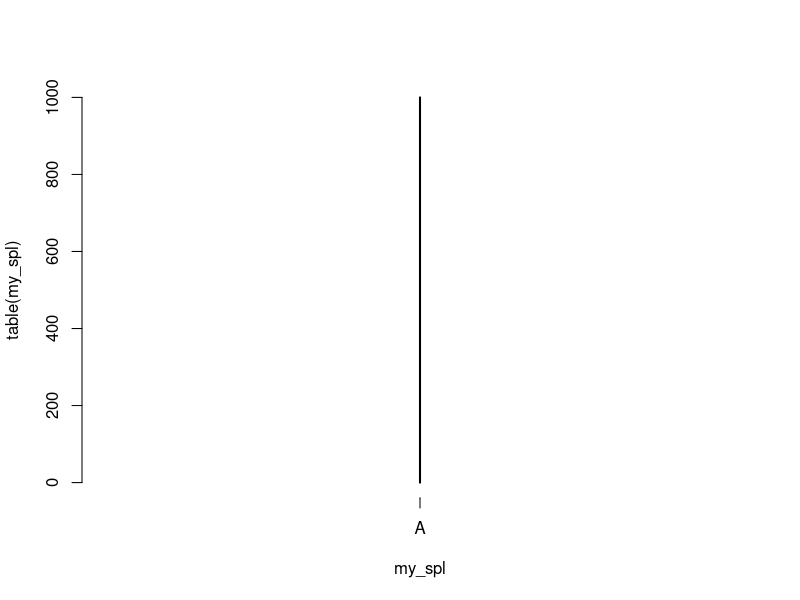
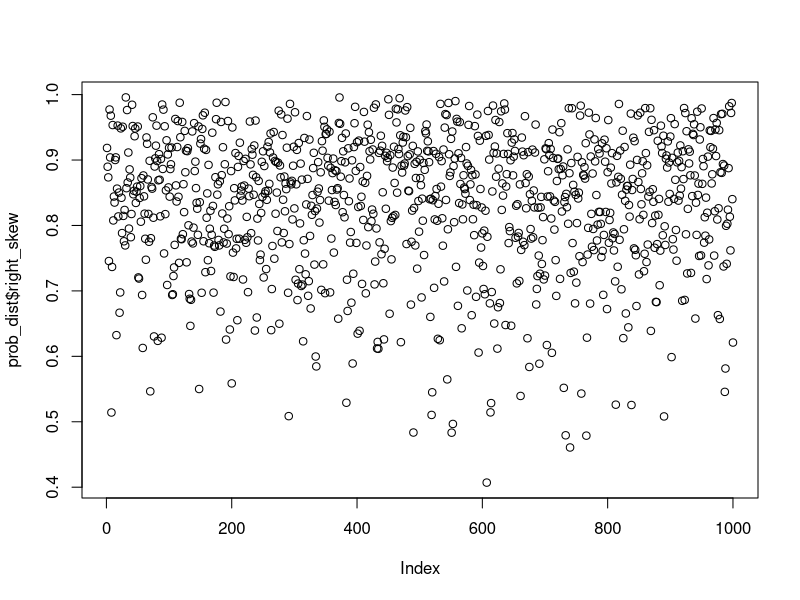
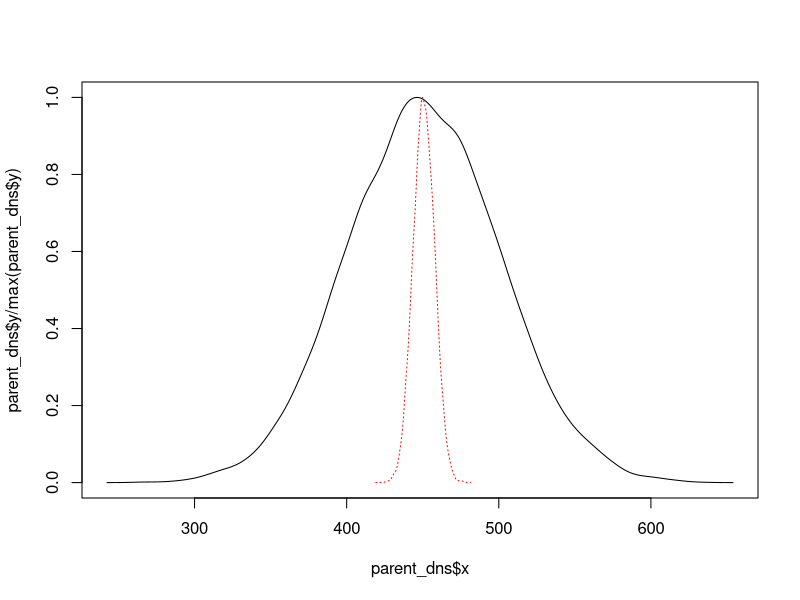
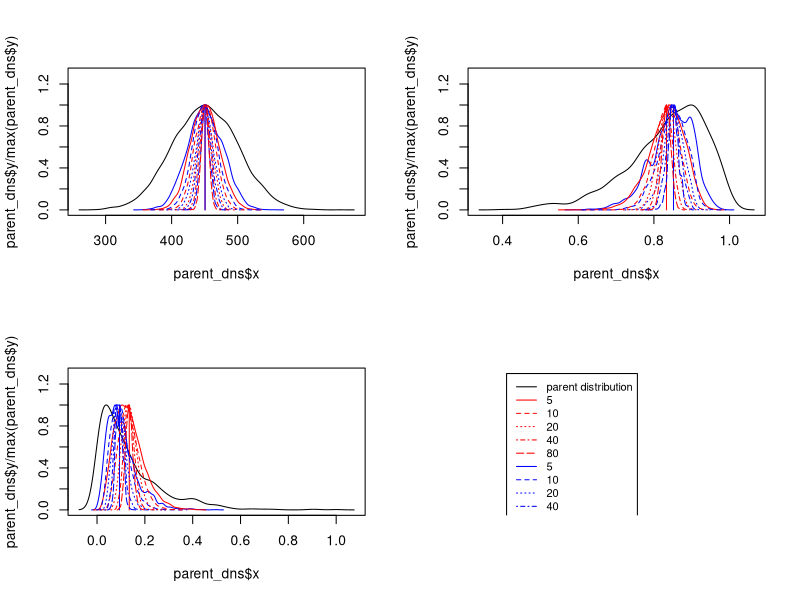
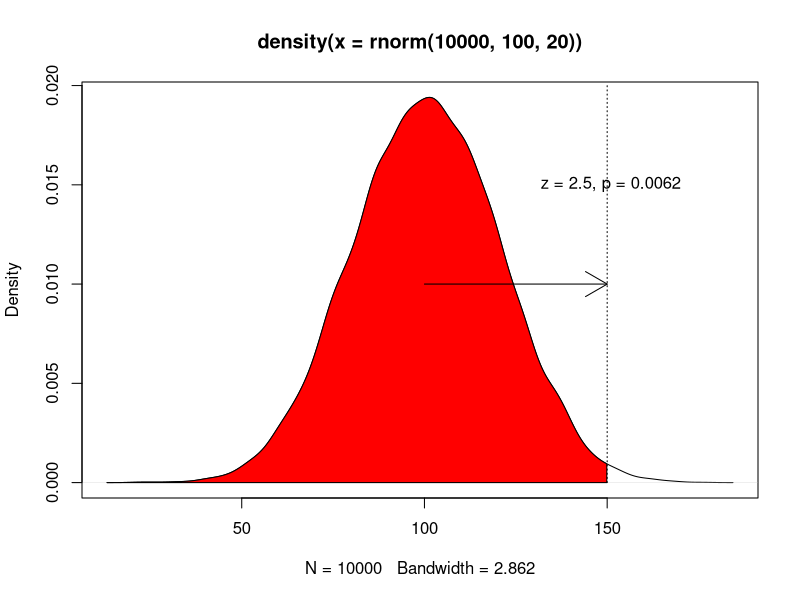
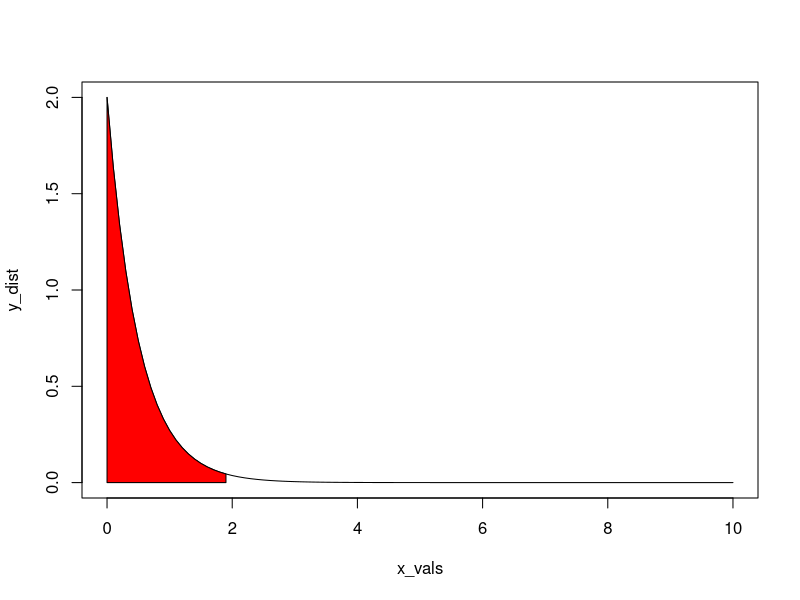
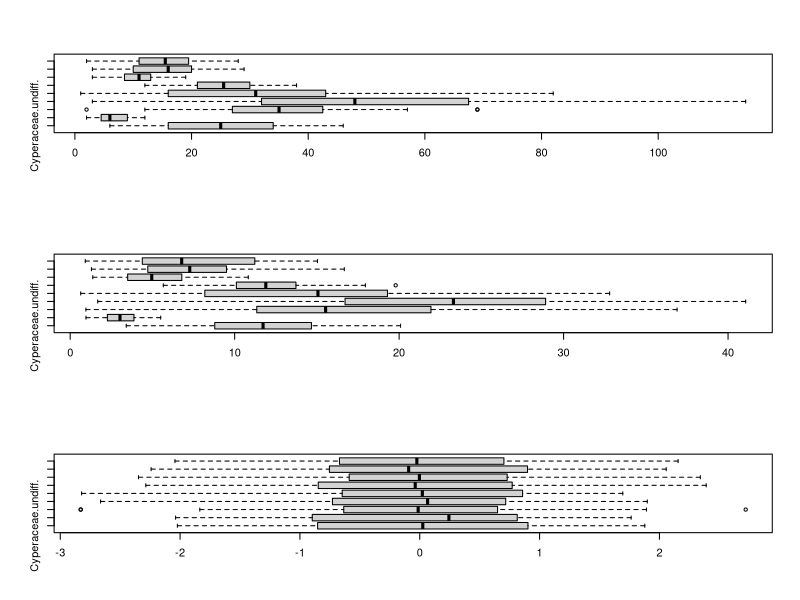
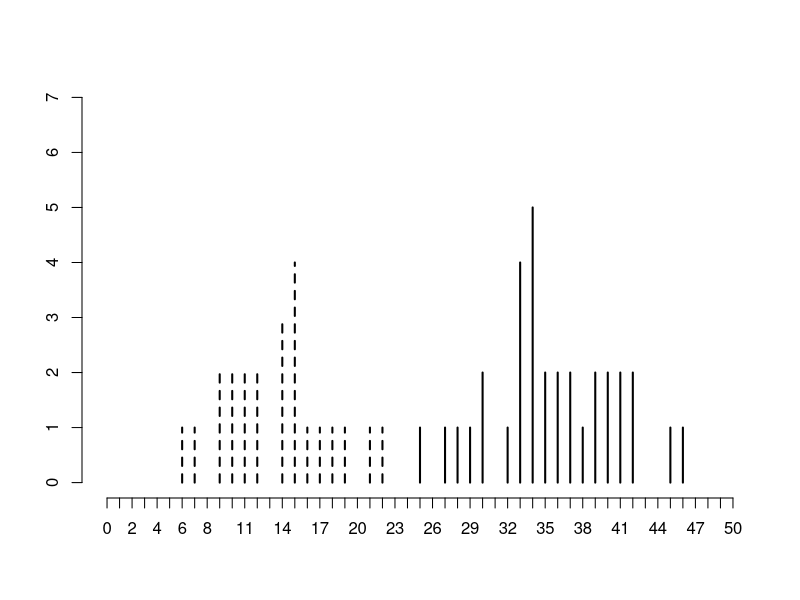

These figures' R source, in order: (Note: this script raises an error after producing the figures.)
#Working out sampling from probability distributions

my_log <- rlogis(1000)
my_exp <- rexp(1000)
my_nrm <- rnorm(1000)
my_skw <- rbeta(1000, 10, 2)

my_pop = c("A", "B", "C", "D", "E", "F", "G", "H", "I", "J")

my_dist <- data.frame(log = my_log, my_exp, my_nrm, my_skw)


prob_dist <- data.frame(log = abs(my_log)/max(abs(my_log)), #We take absolute value and divide by max
                        exponential = my_exp/max(my_exp), #We divide by the max value
                        normal =  (my_nrm + abs(min(my_nrm)))/(max(my_nrm + abs(min(my_nrm)))),  #Add the minimum (to get to 0), then divide by the new maximum.
                        right_skew = my_skw) #Beta-generated distributions are prob. distributions!

my_spl = sample(my_pop,
                size = 1000,
                replace = TRUE,
                prob = dnorm(x = seq(10,100,10)))

plot(table(my_spl))

#We need to add some realistic parameters to put this into practice.

#Imagine a population of three critters, who make up different proportions of the total population (reasons may vary).

pop_prop = data.frame(species = c("A", "B", "C"),
                      pop_prp = c(0.6, 0.3, 0.1))

#Can we use this to define a fossil population based on time-averaging?

fossil_pops = data.frame(carbonate = sample(pop_prop$species,
                                   size = 2000,
                                   replace = TRUE,
                                   prob = pop_prop$pop_prp),
                         silaceous = sample(pop_prop$species,
                                    size = 4000,
                                    replace = TRUE,
                                    prob = pop_prop$pop_prp))

#No, this just gives us proportional increase. We're not including the time variable in the probabilities?

#We make a population, stating the proportion of the total population (assuming stable community) and their generation times.
  #Unsure if this is mathematically possible (community-wise vis-a-vis proportions and stable pops...)

somepop <- data.frame(taxon = c("A", "B", "C"),
                      model_pop = c(60, 30, 10),
                      pop_prop = c(0.6, 0.3, 0.1),
                      gen_time = c(5, 20, 50))

#So we turn this into a yearly fossil population, dividing 1 by the gen_time giving us deaths/year.

time_avg = 2000

fossil_pops = matrix(nrow = time_avg, ncol = length(somepop$taxon))
fossil_pops = as.data.frame(fossil_pops)
colnames(fossil_pops) = somepop$taxon

for(i in 1:time_avg){
  
  if(i == 1){
    fossil_pops[i, ] = somepop$model_pop * (1/somepop$gen_time)
  } else {
    fossil_pops[i,] = fossil_pops[i - 1,] + (somepop$model_pop * (1/somepop$gen_time))
  }
  
}

plot(prob_dist$right_skew)

#Translating some things from a text...

#Say we have four possible counts for a taxa.

poss_obs = c(1, 2, 3, 4)

#If we think of all the possible outcomes, how many are there are what are their probabilities?

times = 2

dist_mean = vector("numeric", length = length(my_pop)^times)

for(i in 1:length(dist_mean)){
  dist_mean[i] = mean(sample(poss_obs, 2, replace = TRUE))
}

#So, despite having even distributions of each individual outcome, combinations of calculations of the mean produce a normally range of values.

#This is the sampling distribution of the mean.

#The standard deviation of the sampling distribution is: the standard deviation of the parent population divided by the square root of the sample size.

#stdev_sample_dist = sd(parent_pop)/sqrt(n) #This roughly covers it.

#This is the standard error of the mean.

times = 10000

parent_pop = rnorm(10000, mean = 450, sd = 50)
parent_dns = density(parent_pop)

dist_mean = vector("numeric", length = times)

for(i in 1:length(dist_mean)){
  dist_mean[i] = mean(sample(parent_pop, 50, replace = TRUE))
}

sd(dist_mean)
dens_mean = density(dist_mean)


#plot(table(dist_mean))

plot(parent_dns$x, parent_dns$y/max(parent_dns$y), type = "l", ylim = c(0,1))
lines(dens_mean$x, dens_mean$y/max(dens_mean$y), col = "red", lty = 3)


#Formalize the experiment

par(mfrow = c(2,2))

sample_size = c(5, 10, 20, 40, 80)
times = 10000

parent_pop = rnorm(10000, mean = 450, sd = 50)
parent_dns = density(parent_pop)

plot(parent_dns$x, parent_dns$y/max(parent_dns$y), type = "l", ylim = c(0,1.3))
#legend(575, 0.8, c("parent distribution", sample_size), lty = c(1, 1:length(sample_size)), col = c("black",rep("red", length())))
lines(c(rep(mean(parent_pop),2)),c(0,1),col = "red")
lines(c(rep(median(parent_pop),2)),c(0,1),col = "blue")

for(i in 1:length(sample_size)){
  
  dist_mean = vector("numeric", length = times)
  dist_medi = vector("numeric", length = times)
  
  for(j in 1:times){
    dist_mean[j] = mean(sample(parent_pop, sample_size[i], replace = TRUE))
    dist_medi[j] = median(sample(parent_pop, sample_size[i], replace = TRUE))
  }
  
  dens_mean = density(dist_mean)
  dens_medi = density(dist_medi)
  lines(dens_medi$x, dens_medi$y/max(dens_medi$y), col = "blue", lty =i)
  lines(dens_mean$x, dens_mean$y/max(dens_mean$y), col = "red", lty = i)
  
}

#The larger the sample we take, the narrower the standard error. 

#This can be done for a skewed distribution also

sample_size = c(5, 10, 20, 40, 80)
times = 10000

parent_pop = prob_dist$right_skew
parent_dns = density(parent_pop)

plot(parent_dns$x, parent_dns$y/max(parent_dns$y), type = "l", ylim = c(0,1.3))
#legend(575, 0.8, c("parent distribution", sample_size), lty = c(1, 1:length(sample_size)), col = c("black",rep("red", length())))
lines(c(rep(mean(parent_pop),2)),c(0,1),col = "red")
lines(c(rep(median(parent_pop),2)),c(0,1),col = "blue")

for(i in 1:length(sample_size)){
  
  dist_mean = vector("numeric", length = times)
  dist_medi = vector("numeric", length = times)
  
  for(j in 1:times){
    dist_mean[j] = mean(sample(parent_pop, sample_size[i], replace = TRUE))
    dist_medi[j] = median(sample(parent_pop, sample_size[i], replace = TRUE))
  }
  
  dens_mean = density(dist_mean)
  dens_medi = density(dist_medi)
  lines(dens_medi$x, dens_medi$y/max(dens_medi$y), col = "blue", lty =i)
  lines(dens_mean$x, dens_mean$y/max(dens_mean$y), col = "red", lty = i)
  
}

#Also for exponential

sample_size = c(5, 10, 20, 40, 80)
times = 10000

parent_pop = prob_dist$exponential
parent_dns = density(parent_pop)

plot(parent_dns$x, parent_dns$y/max(parent_dns$y), type = "l", ylim = c(0,1.3))
#legend(575, 0.8, c("parent distribution", sample_size), lty = c(1, 1:length(sample_size)), col = c("black",rep("red", length())))
lines(c(rep(mean(parent_pop),2)),c(0,1),col = "red")
lines(c(rep(median(parent_pop),2)),c(0,1),col = "blue")

for(i in 1:length(sample_size)){
  
  dist_mean = vector("numeric", length = times)
  dist_medi = vector("numeric", length = times)
  
  for(j in 1:times){
    dist_mean[j] = mean(sample(parent_pop, sample_size[i], replace = TRUE))
    dist_medi[j] = median(sample(parent_pop, sample_size[i], replace = TRUE))
  }
  
  dens_mean = density(dist_mean)
  dens_medi = density(dist_medi)
  lines(dens_medi$x, dens_medi$y/max(dens_medi$y), col = "blue", lty =i)
  lines(dens_mean$x, dens_mean$y/max(dens_mean$y), col = "red", lty = i)
  
}

plot(0,0, pch = NA, ann = FALSE, axes = FALSE, xlim = c(0,10), ylim = c(0,10))
legend(1,10,
       c("parent distribution", rep(sample_size,2)), 
       lty = c(1, rep(1:length(sample_size),2)), 
       col = c("black", rep("red", length(sample_size)), rep("blue", length(sample_size))),
       cex = 0.8)

par(mfrow = c(1,1))

#Okay all of the above is cool and can go into week 5 lab.


#Going to do some area under the curve stuff here, need to quickly shade areas...

pop_dist = density(rnorm(10000, 100, 20))

plot(pop_dist)

pnorm(150, 100, 20)

norm_area = function(dist, value, col = "gray"){
  yt = dist$y[dist$x < value]
  yb = rep(0, length(yt))
  
  x = dist$x[dist$x < value]
  
  
  polygon(c(x, rev(x)), c(yt,yb), col = col)
}

norm_area(pop_dist, 150, col = "red")

arrows(100, 0.010, 150, 0.010)
lines(c(150,150), c(0,0.020), lty = 3)
text(151, 0.015, "z = 2.5, p = 0.0062")

#How about non-normal distributions

x_vals = seq(0, 10, 0.1)
y_dist = dexp(x_vals, 2)

plot(x_vals, y_dist, "l")

x_rnge = x_vals[x_vals < 2]
y_rnge = y_dist[x_vals < 2]

polygon(c(x_rnge, rev(x_rnge)), c(y_rnge,rep(0, length(y_rnge))), col = "red")

#Any way to cross these ideas with the fake core example and look at different scales?

fake_core <- read.csv("data/Fake_core.csv",
                      header = TRUE,
                      row.names = "depth")

zscore = function(x){
  mew = mean(x)
  sd = sd(x)
  z = (mew-x)/sd
  z
}

make_pct = function(x){
  samp_sum = apply(x, 1, sum)
  pct = (x/samp_sum)*100
  pct
}

fake_pct = make_pct(fake_core)
fake_zcore = apply(fake_core, 2, zscore)

par(mfrow = c(3, 1))

boxplot(fake_core, horizontal = TRUE)
boxplot(fake_pct, horizontal = TRUE)
boxplot(fake_zcore, horizontal = TRUE)

par(mfrow = c(1, 1))

#Now, can we tell the difference between different sections of the core?

#Read the fake core details with the associated stratigraphic inputs.

fake_core <- read.csv("data/Fake_core_plus.csv",
                      header = TRUE,
                      row.names = "depth")

plot(0,0, axes = FALSE, ann = FALSE, pch = NA, xlim = c(0,50), ylim = c(0,7))

lines(table(fake_core$Cyperaceae.undiff.[fake_core$stratum == "F" | fake_core$stratum == "G"]),
     xlim = c(0, 50))

lines(table(fake_core$Cyperaceae.undiff.[fake_core$stratum == "A" | fake_core$stratum == "B"]), lty = 2)

axis(1, at = 0:50)
axis(2, at = 0:7)

#Here, we pull the data apart by upper and lower levels, excluding stratum D. Going to try and see which it fits best with.

upper_cyp = fake_core$Cyperaceae.undiff.[fake_core$stratum == "A" |
                                           fake_core$stratum == "B" |
                                           fake_core$stratum == "C"]


lower_cyp = fake_core$Cyperaceae.undiff.[fake_core$stratum == "E" |
                                           fake_core$stratum == "F" |
                                           fake_core$stratum == "G"]

upper_sap = fake_core$Sapotaceae.undiff.[fake_core$stratum == "A" |
                                           fake_core$stratum == "B" |
                                           fake_core$stratum == "C"]

lower_sap = fake_core$Sapotaceae.undiff.[fake_core$stratum == "E" |
                                           fake_core$stratum == "F" |
                                           fake_core$stratum == "G"]

#Three plots showing different ways to assess differences in distributions.

par(mfrow = c(3, 2))

plot(density(upper_cyp), xlim = c(0,50), ylim = c(0, 0.08), col = "blue")
lines(density(lower_cyp), lty = 3, col = "darkgreen")
lines(density(fake_core$Cyperaceae.undiff.[fake_core$stratum == "D"]), lty = 2, col = "red")

plot(density(upper_sap), xlim = c(0,40), ylim = c(0, 0.08), col = "blue")
lines(density(lower_sap), lty = 3, col = "darkgreen")
lines(density(fake_core$Sapotaceae.undiff.[fake_core$stratum == "D"]), lty =2, col = "red")

plot(0, 0, pch = NA, axes = FALSE, ann = FALSE, xlim = c(0, 50), ylim = c(0, 7))
lines(table(lower_cyp), lty = 2, col = "darkgreen")
lines(table(upper_cyp), lty = 3, col = "blue")
lines(table(fake_core$Cyperaceae.undiff.[fake_core$stratum == "D"]), lty = 1)
axis(1, at = 0:50)
axis(2, at = 0:7)

plot(0, 0, pch = NA, axes = FALSE, ann = FALSE, xlim = c(0, 40), ylim = c(0, 7))
lines(table(lower_sap), lty = 2, col = "darkgreen")
lines(table(upper_sap), lty = 3, col = "blue")
lines(table(fake_core$Sapotaceae.undiff.[fake_core$stratum == "D"]), lty = 1)
axis(1, at = 0:50)
axis(2, at = 0:7)

vioplot::vioplot(upper_cyp, lower_cyp, fake_core$Cyperaceae.undiff.[fake_core$stratum == "D"], 
                 horizontal = TRUE,
                 col = c("blue", "darkgreen", "red"))

vioplot::vioplot(upper_sap, lower_sap, fake_core$Sapotaceae.undiff.[fake_core$stratum == "D"], 
                 horizontal = TRUE,
                 col = c("blue", "darkgreen", "red"))


par(mfrow = c(1,1))

#We could do the same with percents.

#fake_core = make_pct(fake_core[,1:ncol(fake_core)-1])

upper_cyp = fake_pct$Cyperaceae.undiff.[fake_core$stratum == "A" |
                                           fake_core$stratum == "B" |
                                           fake_core$stratum == "C"]


lower_cyp = fake_pct$Cyperaceae.undiff.[fake_core$stratum == "E" |
                                           fake_core$stratum == "F" |
                                           fake_core$stratum == "G"]

upper_sap = fake_pct$Sapotaceae.undiff.[fake_core$stratum == "A" |
                                           fake_core$stratum == "B" |
                                           fake_core$stratum == "C"]

lower_sap = fake_pct$Sapotaceae.undiff.[fake_core$stratum == "E" |
                                           fake_core$stratum == "F" |
                                           fake_core$stratum == "G"]

#Three plots showing different ways to assess differences in distributions.

par(mfrow = c(3, 2))

plot(density(upper_cyp), xlim = c(0,25), ylim = c(0, 0.20), col = "blue")
lines(density(lower_cyp), lty = 3, col = "darkgreen")
lines(density(fake_pct$Cyperaceae.undiff.[fake_core$stratum == "D"]), lty = 2, col = "red")

plot(density(upper_sap), xlim = c(0,25), ylim = c(0, 0.20), col = "blue")
lines(density(lower_sap), lty = 3, col = "darkgreen")
lines(density(fake_pct$Sapotaceae.undiff.[fake_core$stratum == "D"]), lty =2, col = "red")

plot(0, 0, pch = NA, axes = FALSE, ann = FALSE, xlim = c(0, 25), ylim = c(0, 1))
lines(table(lower_cyp), lty = 2, col = "darkgreen")
lines(table(upper_cyp), lty = 3, col = "blue")
lines(table(fake_pct$Cyperaceae.undiff.[fake_core$stratum == "D"]), lty = 1)
axis(1, at = 0:50)
axis(2, at = 0:1)

plot(0, 0, pch = NA, axes = FALSE, ann = FALSE, xlim = c(0, 20), ylim = c(0, 1))
lines(table(lower_sap), lty = 2, col = "darkgreen")
lines(table(upper_sap), lty = 3, col = "blue")
lines(table(fake_pct$Sapotaceae.undiff.[fake_core$stratum == "D"]), lty = 1)
axis(1, at = 0:50)
axis(2, at = 0:1)

vioplot::vioplot(upper_cyp, lower_cyp, fake_pct$Cyperaceae.undiff.[fake_core$stratum == "D"], 
                 horizontal = TRUE,
                 col = c("blue", "darkgreen", "red"))

vioplot::vioplot(upper_sap, lower_sap, fake_pct$Sapotaceae.undiff.[fake_core$stratum == "D"], 
                 horizontal = TRUE,
                 col = c("blue", "darkgreen", "red"))


par(mfrow = c(1,1))

#Assessing differences with tests and visualizing.

#Get basics in order

smp_strat <- vector("character", length = nrow(fake_core))

smp_strat[fake_core$stratum == "A" | fake_core$stratum == "B" | fake_core$stratum == "C"] = "Upper"

smp_strat[fake_core$stratum == "E" | fake_core$stratum == "F" | fake_core$stratum == "G"] = "Lower"

smp_strat[fake_core$stratum == "D"] = "Test"

smp_strat

all_strat = fake_core$stratum

fake_core = fake_core[,-c(ncol(fake_core))]

#What are odds of drawing D's mean from the upper or lower population?

plot(density(fake_core$Cyperaceae.undiff.[smp_strat == "Upper"]), xlim = c(0,50), ylim = c(0, 0.10), col = "blue")
lines(density(fake_core$Cyperaceae.undiff.[smp_strat == "Test"]), lty = 2, col = "red")

lines(c(rep(mean(fake_core$Cyperaceae.undiff.[smp_strat == "Upper"]), 2)),
      c(0,0.10),
      lty = 3)

text(mean(fake_core$Cyperaceae.undiff.[smp_strat == "Test"])+5, 0.08, labels = paste0(mean(fake_core$Cyperaceae.undiff.[smp_strat == "Test"])))

lines(c(rep(mean(fake_core$Cyperaceae.undiff.[smp_strat == "Test"]), 2)),
      c(0,0.10),
      lty = 3)

text(mean(fake_core$Cyperaceae.undiff.[smp_strat == "Upper"])-5, 0.08, labels = paste0(mean(fake_core$Cyperaceae.undiff.[smp_strat == "Upper"])))

arrows(mean(fake_core$Cyperaceae.undiff.[smp_strat == "Upper"]), 0.08, mean(fake_core$Cyperaceae.undiff.[smp_strat == "Test"]), 0.08)

#Use custom function from last week.

norm_area = function(dist, value, col = "gray"){
  yt = dist$y[dist$x < value]
  yb = rep(0, length(yt))
  
  x = dist$x[dist$x < value]
  
  
  polygon(c(x, rev(x)), c(yt,yb), col = col)
}

norm_area(density(fake_core$Cyperaceae.undiff.[smp_strat == "Upper"]), mean(fake_core$Cyperaceae.undiff.[smp_strat == "Test"]), col = "gold")

#Some aov basics.

sedge.model <- aov(fake_core$Cyperaceae.undiff.~smp_strat)

summary(sedge.model)

TukeyHSD(sedge.model)

sedge.lm <- lm(fake_core$Cyperaceae.undiff.~smp_strat)

summary(sedge.lm)

mean(fake_core$Cyperaceae.undiff.[smp_strat == "Lower"])
mean(fake_core$Cyperaceae.undiff.[smp_strat == "Test"])

#Some first steps with PCA

fake.pca <- rda(fake_core)

plot(fake.pca)

summary(fake.pca)

fake_zcore <- apply(fake_core, 2, zscore)

fake.pcaz <- rda(fake_zcore)

plot(fake.pcaz)

summary(fake.pcaz)
